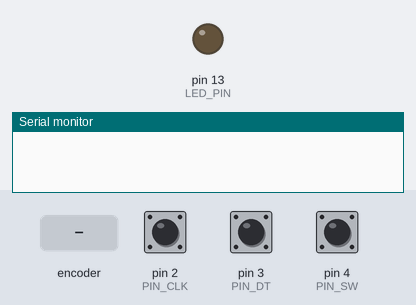
Simulated run of this sketch. Board: Arduino Leonardo, built with avr-gcc and run on an emulated ATmega32U4. On the bench: output pins drawn as LEDs (lit = HIGH), the last lines printed to the serial monitor. Dashed ring = blinking. Inputs (shaded band) come from the test bench; at power-on: pin 4 (PIN_SW) HIGH, pin 2 (PIN_CLK) HIGH, pin 3 (PIN_DT) HIGH. USB keyboard and mouse output is not drawn.

Above: at 1.2 s.
1.3 s: rotary encoder on pin 2 (PIN_CLK) / pin 3 (PIN_DT) turned 3 steps (first pin leading)
At 1.57 s:
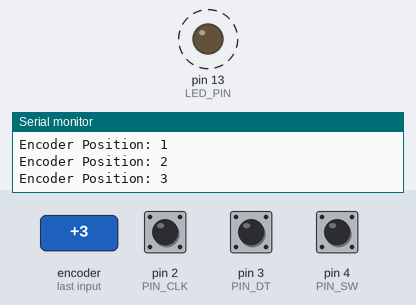
4.3 s: pin 4 (PIN_SW) pulled LOW for 0.15 s
At 5.76 s:
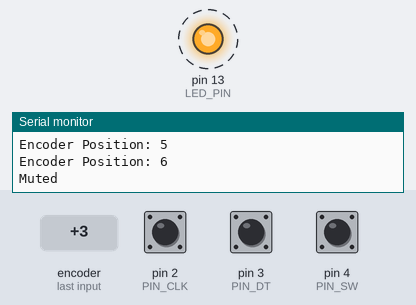
7.3 s: pin 4 (PIN_SW) pulled LOW for 1 s
At 7.96 s:
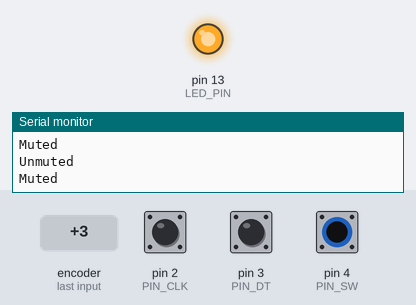
9.8 s: pin 4 (PIN_SW) pulled LOW for 3.2 s
At 13.5 s:
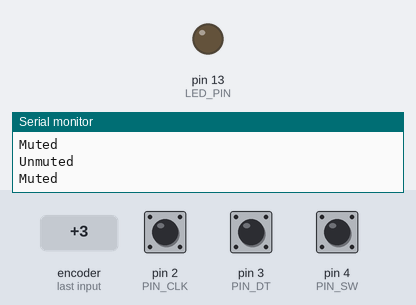
14.5 s: rotary encoder on pin 2 (PIN_CLK) / pin 3 (PIN_DT) turned 1 step (first pin leading)
At 15.1 s:
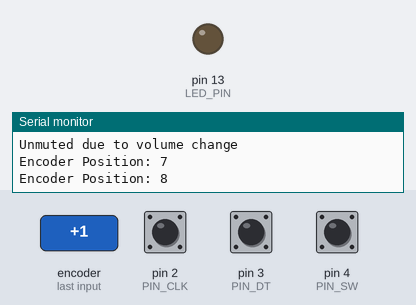
Timing chart, 0 to 17.2 s (numbered marks = the images above; inputs shaded):
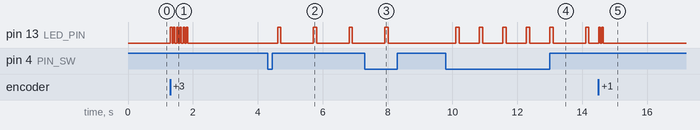

The sketch:

volumehid.ino
```cpp
#include <HID-Project.h>

// Pin definitions
#define PIN_CLK 2
#define PIN_DT 3
#define PIN_SW 4
#define LED_PIN LED_BUILTIN  // Onboard LED

// State machine variables
int encoderPos = 0;
int lastEncoderPos = 0;
int lastState = 0;
unsigned long lastDebounceTime = 0;
const unsigned long debounceDelay = 10;  // 10ms debounce time

bool isMuted = false;
unsigned long lastFlashTime = 0;
unsigned long lastVolumeChangeTime = 0;
const unsigned long volumeChangeInterval = 30;  // 30ms interval between volume changes

// Threshold to change volume only after a certain number of steps
const int stepThreshold = 1;  // Lower threshold for faster response
int stepCounter = 0;

void setup() {
  Serial.begin(9600);

  pinMode(PIN_CLK, INPUT_PULLUP);
  pinMode(PIN_DT, INPUT_PULLUP);
  pinMode(PIN_SW, INPUT_PULLUP);
  pinMode(LED_PIN, OUTPUT);

  Consumer.begin();
}

void loop() {
  // Read the current state of the CLK and DT pins
  int currentState = (digitalRead(PIN_CLK) << 1) | digitalRead(PIN_DT);

  // Check if state has changed and if sufficient time has passed for debounce
  if (currentState != lastState && (millis() - lastDebounceTime) > debounceDelay) {
    lastDebounceTime = millis();  // Update debounce timer

    // Determine rotation direction (reverse logic)
    if ((lastState == 0b00 && currentState == 0b01) || (lastState == 0b01 && currentState == 0b11) ||
        (lastState == 0b11 && currentState == 0b10) || (lastState == 0b10 && currentState == 0b00)) {
      encoderPos--;  // Counter-clockwise rotation (volume down)
      stepCounter++;
    } else if ((lastState == 0b00 && currentState == 0b10) || (lastState == 0b10 && currentState == 0b11) ||
               (lastState == 0b11 && currentState == 0b01) || (lastState == 0b01 && currentState == 0b00)) {
      encoderPos++;  // Clockwise rotation (volume up)
      stepCounter++;
    }

    lastState = currentState;  // Update last state

    // Handle volume control with step threshold and rate limiting
    if (stepCounter >= stepThreshold && (millis() - lastVolumeChangeTime > volumeChangeInterval)) {
      stepCounter = 0;  // Reset step counter

      if (encoderPos != lastEncoderPos) {
        if (isMuted) {
          // If muted, unmute and stop LED blinking
          isMuted = false;
          lastFlashTime = 0;  // Reset the flash timer
          Consumer.write(MEDIA_VOLUME_MUTE);  // Unmute
          Serial.println("Unmuted due to volume change");
        }

        if (encoderPos > lastEncoderPos) {
          for (int i = 0; i < 2; i++) {  // Increase volume by 2 steps per encoder step
            Consumer.write(MEDIA_VOLUME_UP);
          }
        } else if (encoderPos < lastEncoderPos) {
          for (int i = 0; i < 2; i++) {  // Decrease volume by 2 steps per encoder step
            Consumer.write(MEDIA_VOLUME_DOWN);
          }
        }
        lastEncoderPos = encoderPos;
        lastVolumeChangeTime = millis();  // Update last volume change time

        // Flash the LED to indicate volume change
        digitalWrite(LED_PIN, HIGH);
        delay(50);  // LED on for 50ms
        digitalWrite(LED_PIN, LOW);

        Serial.print("Encoder Position: ");
        Serial.println(encoderPos);
      }
    }
  }

  // Check for button press to toggle mute
  if (digitalRead(PIN_SW) == LOW) {  // Button pressed
    delay(50);  // Debounce delay
    if (digitalRead(PIN_SW) == LOW) {  // Confirm button still pressed
      if (!isMuted) {
        Consumer.write(MEDIA_VOLUME_MUTE);  // Mute
        isMuted = true;
        Serial.println("Muted");
      } else {
        Consumer.write(MEDIA_VOLUME_MUTE);  // Unmute
        isMuted = false;
        Serial.println("Unmuted");
        lastFlashTime = 0;  // Reset flash timer
      }
      delay(250);  // Prevent multiple toggles from a single press
    }
  }

  // Flash LED every second when muted
  if (isMuted && (millis() - lastFlashTime) >= 1000) {
    digitalWrite(LED_PIN, HIGH);
    delay(100);  // LED on for 100ms
    digitalWrite(LED_PIN, LOW);
    lastFlashTime = millis();
  }

  delay(10);  // Small delay for stability
}
```

Measured:
- after the input at 1.3 s, pin 13 (LED_PIN): alternates HIGH for 0.05 s and LOW for 0.03 s, 12 changes in all, then stays LOW, starting at once
- after the input at 4.3 s, pin 13 (LED_PIN): alternates HIGH for 0.10 s and LOW for 1.0 s, starting after 0.31 s
- after the input at 7.3 s, pin 13 (LED_PIN): goes on until 8.0 s, then stays LOW
- after the input at 9.8 s, pin 13 (LED_PIN): goes 4 × (HIGH 0.10 s, LOW 0.62 s), HIGH 0.10 s, LOW 1.0 s, HIGH 0.10 s, then LOW, starting after 0.31 s
- after the input at 14.5 s, pin 13 (LED_PIN): alternates HIGH for 0.05 s and LOW for 0.03 s, 4 changes in all, then stays LOW, starting at once
